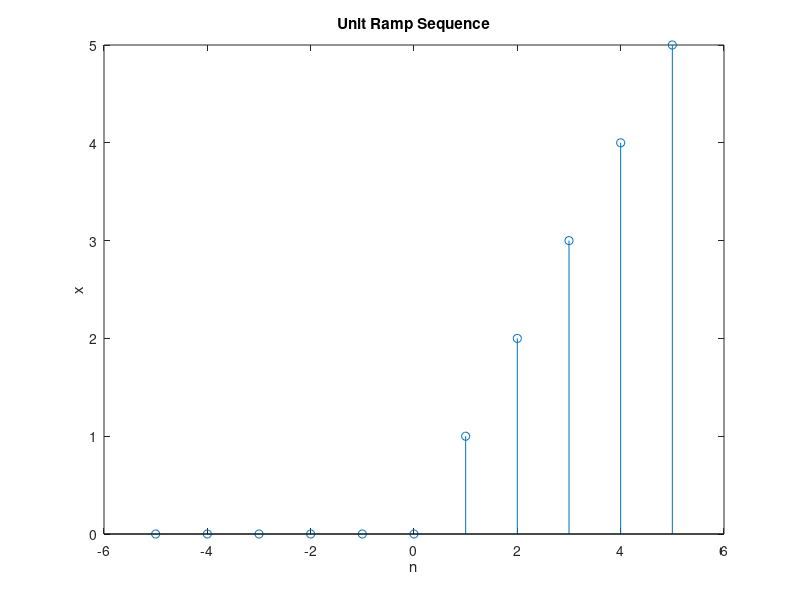

Write MATLAB code to recreate this figure.
% © Akif Islam | 2022
% Experiment 1 from DSP LAB MANUAL
% Objective : Generate Signal for Unit Sample, Unit Step, Exponential, Ramp Sequences, Sinudoidal, Random and Periodic Signal

% ---------------------------------------
% Exp: 1.4 - Generate Unit Ramp Sequence
% ---------------------------------------



N = input("Enter the length of Ramp Sequence"); %Dynamic Input
hold on;

clf
clc

x = [zeros(1,N),0:1:N];
n = -N:1:N;

stem(n,x);

xlabel('n');
ylabel('x');

% axis([-N-2,N+2,0,N+3]); %Uncomment for beautification

title('Unit Ramp Sequence')




